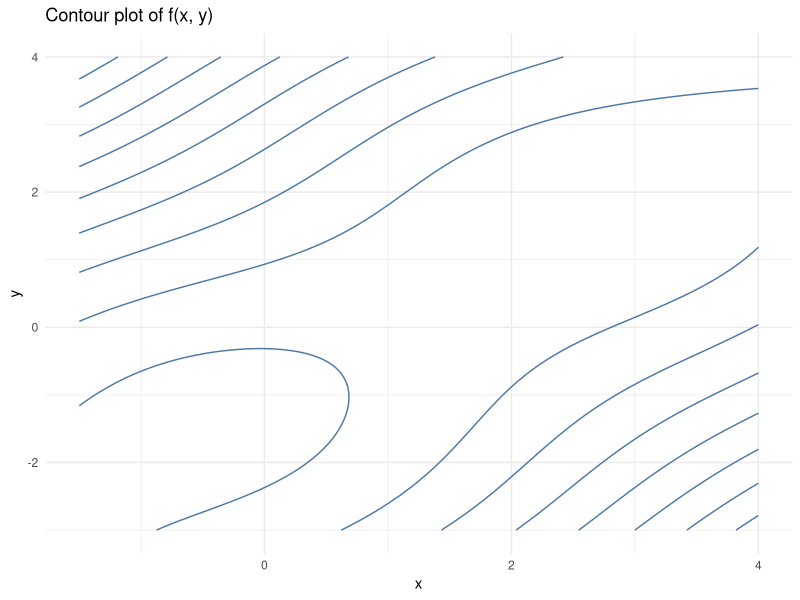
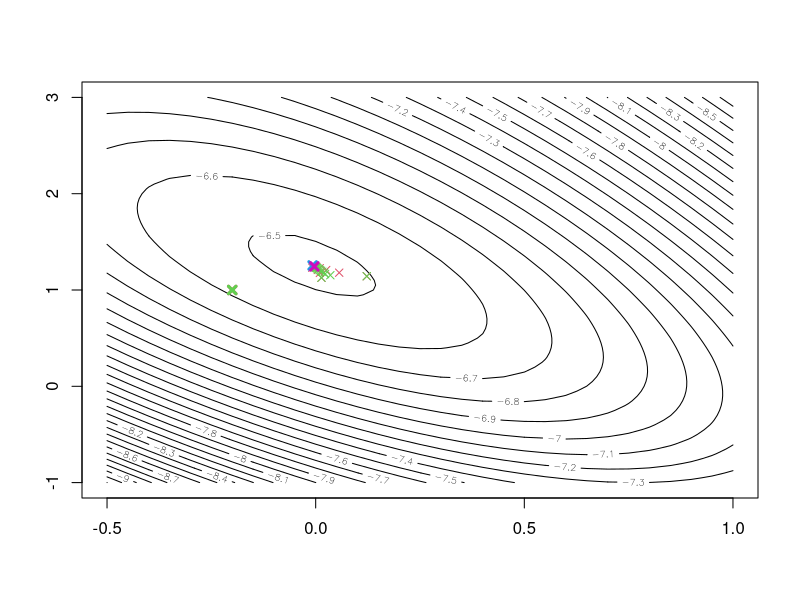
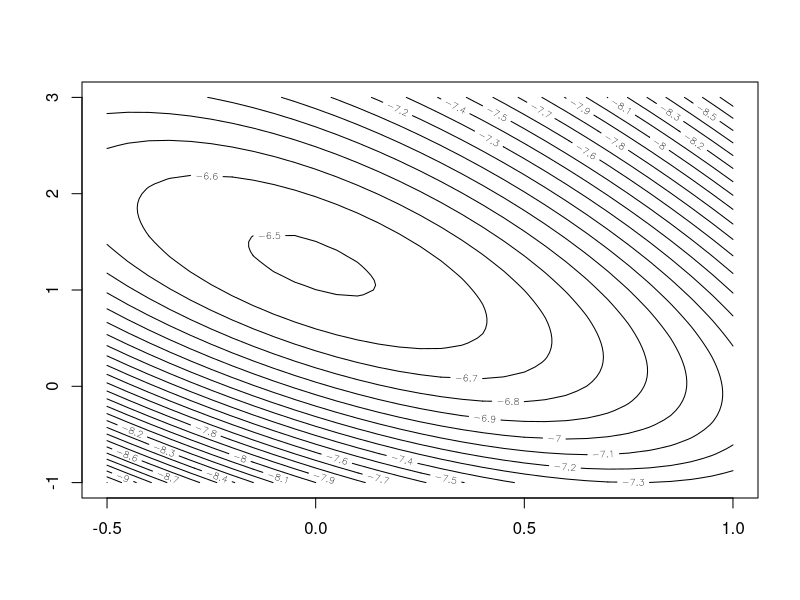
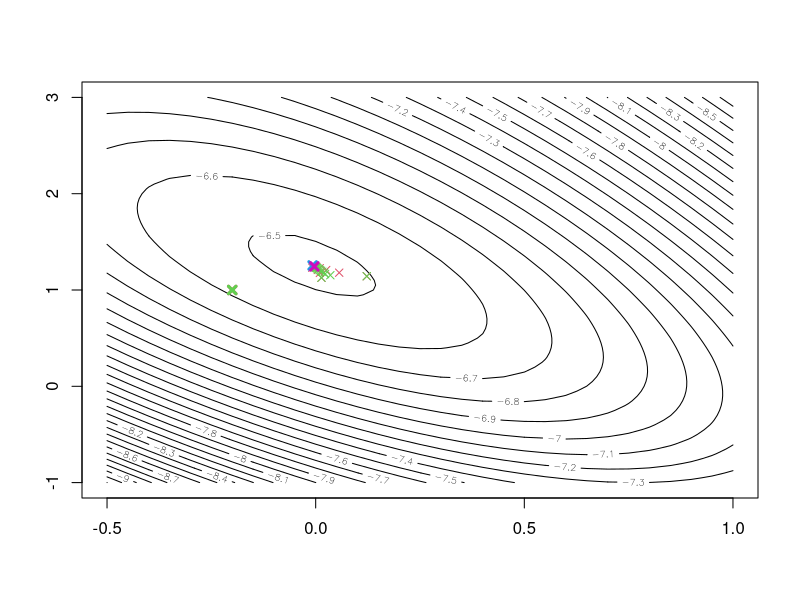

These figures' R source, in order:
## ---- chunk 1
knitr::opts_chunk$set(echo = TRUE)
## ---- chunk 2
library(ggplot2)
library(knitr)
suppressWarnings(library(knitr))
## ---- chunk 3
# define the function f(x, y) that returns f(x, y) if both x and y are in the interval
f <- function(x, y){
  ifelse(x >= -1.5 & x <= 4 & y >= -3 & y <= 4,
         sin(x + y) + (x - y)^2 - 1.5*x + 2.5*y + 1,
         NA)
}

# data frame with x, y and f(x, y)
x <- seq(-1.5, 4, length.out = 100)
y <- seq(-3, 4, length.out = 100)

grid <- expand.grid(x = x, y = y)
grid$z <- with(grid, f(x, y))

# plot f(x, y)
ggplot(grid, aes(x = x, y = y, z = z)) + 
  geom_contour(col = "#4E79A7") + 
  labs(x = "x", y = "y", title = "Contour plot of f(x, y)") + 
  theme_minimal()
## ---- chunk 4
# gradient for f(x, y)
gradient <- function(x, y){
  grad_x <- cos(x + y) + 2*(x - y) - 1.5
  grad_y <- cos(x + y) - 2*(x - y) + 2.5
  return(c(grad_x, grad_y))
}

# hessian matrix for f(x, y)
hessian <- function(x, y){
  
  m <- matrix(c(-sin(x + y) + 2, -sin(x + y) - 2,
              -sin(x + y) - 2, -sin(x + y) + 2),
              byrow = T, nrow = 2, ncol = 2)
  
  return(m)
}
## ---- chunk 5
# newton algorithm
newton <- function(gradient, hessian, x_init, y_init, tol = 0.0001, maxit = 100){
  
  # check that the initial values are within the intervals
  if(x_init < -1.5 || x_init > 4 || y_init < -3 || y_init > 4){
    stop("The x and y values have to be within the intervals")
  }
  
  # set initial values
  x0 <- c(x_init, y_init)
  
  # while the stopping criteria is not met
  for(it in 1:maxit){
    
    H <- hessian(x0[1], x0[2])
    
    # use MASS library in case of a singular Hessian matrix
    if(abs(det(H)) < 1e-6){
      x1 <- x0 - as.vector(MASS::ginv(H) %*% gradient(x0[1], x0[2]))
    } else{
      x1 <- x0 - as.vector(solve(H) %*% gradient(x0[1], x0[2]))
    }
    
    # set the values within the intervals
    x1[1] <- max(min(x1[1], 4), -1.5)
    x1[2] <- max(min(x1[2], 4), -3)
    
    # if the stopping criteria is met
    if(norm(x1 - x0, type = "2") < tol){  # t(x1 - x0) %*% (x1 - x0)
      return(list(x = x1[1], y = x1[2], iterations = it, 
               gradient = gradient(x1[1], x1[2]), eigenvalues = eigen(hessian(x1[1], x1[2]))$values))
    } 
    
    x0 <- x1
  }
  
  warning("Maximum number of iterations reached without convergence.")
  return(list(x = x1[1], y = x1[2], iterations = maxit,
           gradient = gradient(x1[1], x1[2]), eigenvalues = eigen(hessian(x1[1], x1[2]))$values))
}
## ---- chunk 6
x_init1 <- 1
y_init1 <- 3
res1 <- newton(gradient, hessian, x_init1, y_init1)

x_init2 <- 2
y_init2 <- 4
res2 <- newton(gradient, hessian, x_init2, y_init2)

x_init3 <- 0
y_init3 <- -1
res3 <- newton(gradient, hessian, x_init3, y_init3)

df <- data.frame(initial_x = c(x_init1, x_init2, x_init3),
                 initial_y = c(y_init1, y_init2, y_init3),
                 final_x = c(res1$x, res2$x, res3$x),
                 final_y = c(res1$y, res2$y, res3$y),
                 function_value= c(f(res1$x, res1$y), f(res2$x, res2$y), f(res3$x, res3$y)), 
                 eigenvalues1 = c(res1$eigenvalues[1], res2$eigenvalues[1], res3$eigenvalues[1]),
                 eigenvalues2 = c(res1$eigenvalues[2], res2$eigenvalues[2], res3$eigenvalues[2]))
kable(df,
      caption = "Newton algorithm results")
## ---- chunk 7
#a

#log likelihood
g <- function(b){
  xi <- c(0,0,0,0.1,0.1,0.3,0.3,0.9,0.9,0.9)
  yi <- c(0,0,1,0,1,1,1,0,1,1)
  p <- 1/(1+exp(-b[1]-b[2]*xi))   #b[1] represents b0,b2 represents b1
  loglik <- sum(yi*log(p)+(1-yi)*log(1-p))
  return(loglik)
}

#gradient
dg <- function(b){
  xi <- c(0,0,0,0.1,0.1,0.3,0.3,0.9,0.9,0.9)
  yi <- c(0,0,1,0,1,1,1,0,1,1)
  p <- 1/(1+exp(-b[1]-b[2]*xi))
  
  dg_b0 <- sum(yi-p) #partial derivative with respect to b0
  dg_b1 <- sum(xi*(yi-p)) #partial derivative with respect to b1
  return(c(dg_b0,dg_b1))
}

#produce the contours plot
x1grid <- seq(-0.5, 1, by=0.05) 
x2grid <- seq(-1, 3, by=0.05) 
dx1 <- length(x1grid)
dx2 <- length(x2grid)
dx  <- dx1*dx2 
gx  <- matrix(rep(NA, dx), nrow=dx1)
for (i in 1:dx1)
  for (j in 1:dx2)
  {
    gx[i,j] <- g(c(x1grid[i], x2grid[j]))  
  }
mgx <- matrix(gx, nrow=dx1, ncol=dx2)
contour(x1grid, x2grid, mgx, nlevels=30)  # Note: For other functions g, you might need to choose another nlevels-value to get a good impression of the function 

#Steepest ascent function:
steepestasc <- function(x0, eps=1e-8, alpha0=1,path_col=2, final_col=4)
{
  xt   <- x0
  conv <- 999
  
  #function and gradient evaluations
  funEvaluation <- 0
  gradEvaluation <- 0
  
  points(xt[1], xt[2], col=path_col, pch=4, lwd=3)
 
 
   while(conv>eps)
  {
    alpha <- alpha0
    xt1   <- xt
    grad_xt1 <- dg(xt1)
    xt    <- xt1 + alpha*grad_xt1
    
    #update gradient evaluation
    gradEvaluation <-gradEvaluation+1
   
     #update function evaluation
    g_x <- g(xt)
    funEvaluation <-funEvaluation+1
    g_x1 <- g(xt1)
    funEvaluation <-funEvaluation+1
    
    while (g_x<g_x1 )
    {
      alpha <- alpha/2
      xt    <- xt1 + alpha*grad_xt1
      
      g_x <- g(xt)
      funEvaluation <-funEvaluation+1
    }
    points(xt[1], xt[2],col=path_col,pch=4, lwd=1)
    conv <- sum((xt-xt1)*(xt-xt1))
  }
  points(xt[1], xt[2], col=final_col ,pch=4, lwd=3)
  return(list(coefficients=xt,
              
              funEvaluation=funEvaluation,
              gradientEvaluation=gradEvaluation))
}

#b

inital_b <- c(-0.2,1)

#the second solution: a=a

steepestasc_keep <- function(x0, eps=1e-5, alpha0=1, path_col=3, final_col=6){
  
    xt   <- x0
    conv <- 999
    
    #function and gradient evaluations
    funEvaluation <- 0
    gradEvaluation <- 0
    
    points(xt[1], xt[2], col=path_col, pch=4, lwd=3)
    
    
    alpha <- alpha0 
    
    while(conv>eps)
    {
     
      xt1   <- xt
      grad_xt1 <- dg(xt1) 
      xt    <- xt1 + alpha*grad_xt1
      
      #update gradient evaluation
      gradEvaluation <-gradEvaluation+1
      
      #update function evaluation
      g_x <- g(xt)
      funEvaluation <-funEvaluation+1
      g_x1 <- g(xt1)
      funEvaluation <-funEvaluation+1
      
      while (g(xt)<g(xt1))
      {
        alpha <- alpha/2
        xt    <- xt1 + alpha*grad_xt1
        
        g_x <- g(xt)
        funEvaluation <- funEvaluation + 1 
      }  
      points(xt[1], xt[2],col=path_col,  pch=4, lwd=1)
      conv <- sum((xt-xt1)*(xt-xt1))
    }
    points(xt[1], xt[2], col=final_col, pch=4, lwd=3)
    return(list(coefficients=xt,
                funEvaluation=funEvaluation,
                gradientEvaluation=gradEvaluation))
 
  
}

#first solution: a=a0

print(steepestasc(inital_b,eps=1e-5, alpha0=1))
#second solution: 

print(steepestasc_keep(inital_b,eps=1e-5, alpha0=1))



#c

# BFGS 
optim_BFGS <- optim(par = inital_b,fn=g,gr=dg,method = "BFGS",control = list(fnscale = -1))
print(optim_BFGS)

#Nelder-Mead


optim_NM <- optim(par = inital_b,fn=g,gr=dg,method ="Nelder-Mead",control = list(fnscale = -1))
print(optim_NM)



#d.glm
xi <- c(0,0,0,0.1,0.1,0.3,0.3,0.9,0.9,0.9)
yi <- c(0,0,1,0,1,1,1,0,1,1)
fit <- glm(yi~xi,family = binomial)
cat("The coefficients are:","\n",coef(fit))


## ---- chunk 8
contour(x1grid, x2grid, mgx, nlevels=30)

## ---- chunk 9
contour(x1grid, x2grid, mgx, nlevels=30) 
legend("bottom", 
       legend = c("Method 1: a=a0 ",
                  "Method 2: a=reduced_a "),
       col = c(2,3),
       pch = 4, 
       pt.lwd = 3,
       bty = "n",
       inset = c(0, -0.4),   
       xpd = TRUE,          
       horiz = FALSE)   
#first solution: a=a0
first <- steepestasc(inital_b,eps=1e-5, alpha0=1)
#second solution: 
second <- steepestasc_keep(inital_b,eps=1e-5, alpha0=1)


df <- data.frame(
  Method = c("a=ao", "a=reduced_a"),
  B0=c(first$coefficients[1],second$coefficients[1]),
  B1=c(first$coefficients[2],second$coefficients[2]),
  Counts_function = c(first$funEvaluation, second$funEvaluation),
  Counts_gradiet = c(first$gradientEvaluation, second$gradientEvaluation)
)
kable(df,caption = "Steepest Ascent Method Results")

## ---- chunk 10
# BFGS 
optim_BFGS <- optim(par = inital_b,fn=g,gr=dg,method = "BFGS",control = list(fnscale = -1))

#Nelder-Mead

optim_NM <- optim(par = inital_b,fn=g,gr=dg,method ="Nelder-Mead",control = list(fnscale = -1))

results_df <- data.frame(
  Method = c("BFGS", "Nelder-Mead"),
  Value=c(optim_BFGS$value,optim_NM$value),
  B0=c(optim_BFGS$par[1],optim_NM$par[1]),
  B1=c(optim_BFGS$par[2],optim_NM$par[2]),
  Counts_function = c(optim_BFGS$counts[1], optim_NM$counts[1]),
  Counts_gradiet = c(optim_BFGS$counts[2], optim_NM$counts[2])
)
kable(results_df,caption = "BFGS and Nelder-Mead results")

## ---- chunk 11
xi <- c(0,0,0,0.1,0.1,0.3,0.3,0.9,0.9,0.9)
yi <- c(0,0,1,0,1,1,1,0,1,1)
fit <- glm(yi~xi,family = binomial(link = 'logit'))
cat("B0:",coef(fit)[1],"\n")
cat("B1:",coef(fit)[2],"\n")
